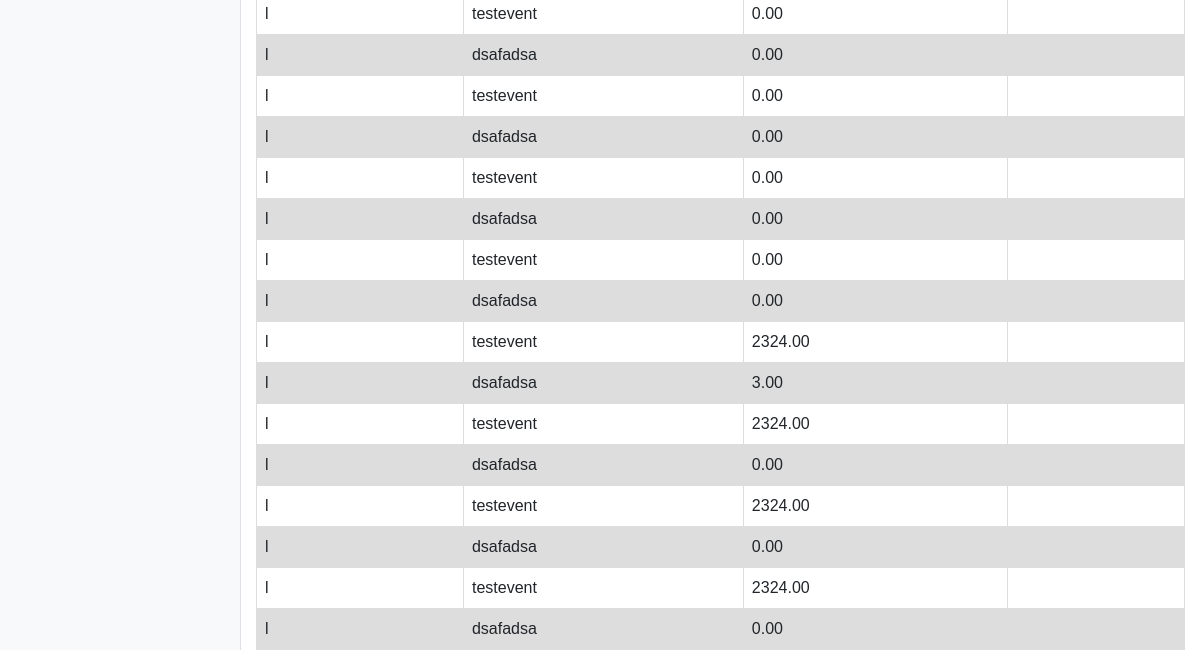
/donations (lower part), run on an earlier commit of the app's database.
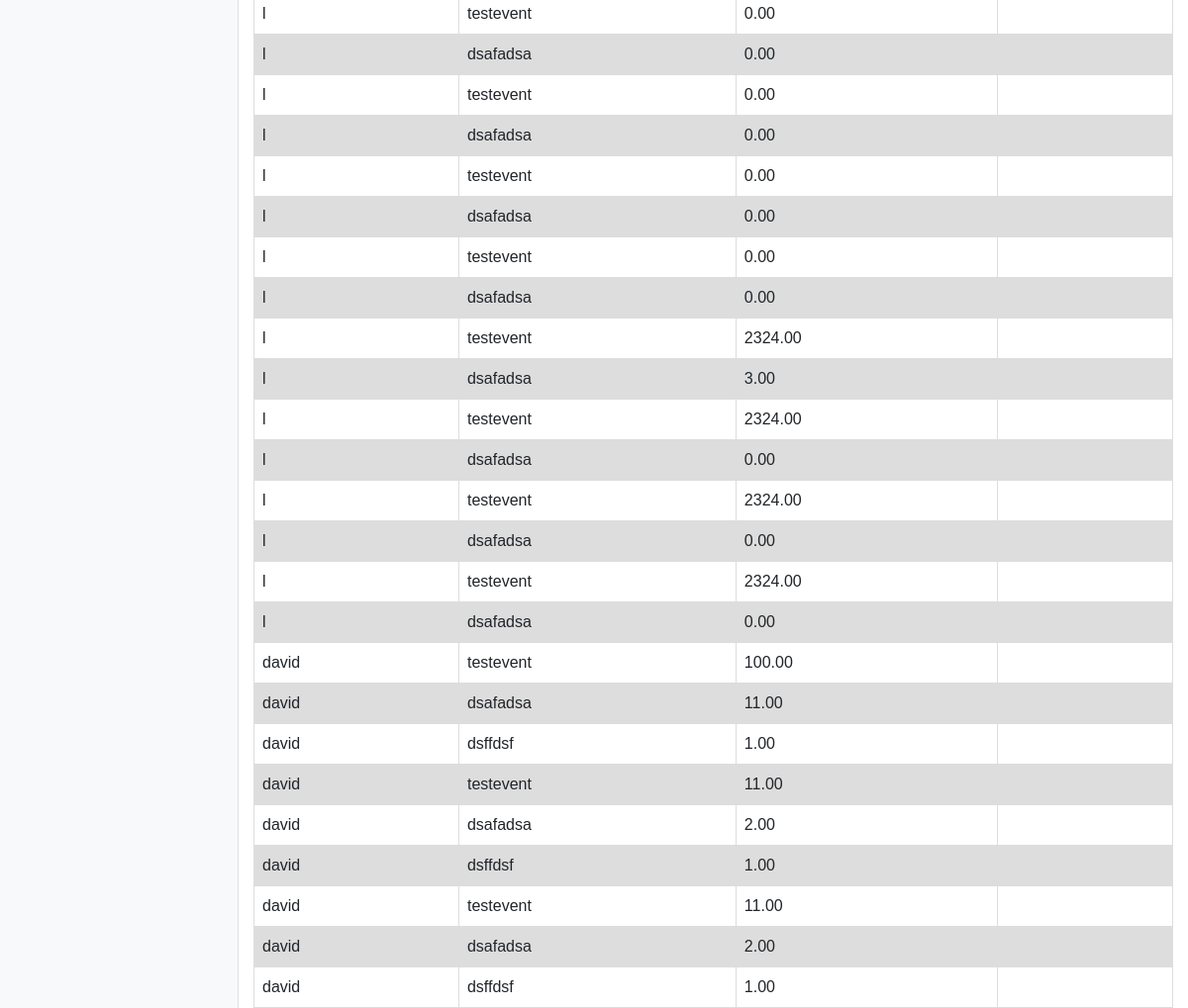
And on a later commit of the database.
### ngo_app/models.py (models this page shows, shortened)
class Donation(models.Model):
    event = models.ForeignKey(Events, on_delete= models.CASCADE)
    donation_amount = models.DecimalField(decimal_places=2, max_digits= 1000000000000000)
    user_data = models.ForeignKey(EventRegistration, on_delete= models.CASCADE)
    is_recurring = models.BooleanField(default=False)
    date_dj_name = models.DateField(null=True, default=date.today())
    is_paid = models.BooleanField(default=False)

class EventRegistration(models.Model):
    first_name = models.CharField(max_length=40)
    last_name = models.CharField(max_length=40)
    cma = models.IntegerField()
    phone = PhoneField(help_text="Contact Number")
    email = models.EmailField()
    address_line1 = models.CharField(max_length=50)
    address_line2 = models.CharField(max_length=50, null=True)
    city = models.CharField(max_length=100)
    state_code = models.CharField(max_length=2)
    zip = models.CharField(max_length=8)
    country = models.CharField(max_length=30)
    urbanization = models.CharField(max_length=30)
    user_user_model = models.ForeignKey(User, null=True, on_delete=models.SET_NULL, default=None)

class Events(models.Model):
    name = models.CharField(max_length=40)
    type = models.CharField(max_length=30)
    status = models.CharField(max_length=10, default='Active')
    def __str__(self):
        return str(self.name)

### ngo_app/views.py (the view)
# urls.py: path("donations", views.ListDonations.as_view()),
class ListDonations(ListView):
    queryset = Donation.objects.all()
    template_name = "AdminTableForDonations.html"

### ngo_app/templatetags/filters.py (called while the page is built)
@register.filter(name='has_group')
def has_group(user, group_name):
    return user.groups.filter(name=group_name).exists()

### templates/AdminTableForDonations.html (shortened to what this page needs)
<!DOCTYPE html>
<html lang="en">
{% load filters  %}
<head>
  {% load static %}
  <link href="{% static 'AdminTable/vendor/bootstrap/css/bootstrap.min.css' %}" rel="stylesheet">
  <link href="{% static 'AdminTable/css/simple-sidebar.css' %}" rel="stylesheet">
</head>
<body>
  <div class="d-flex" id="wrapper" >
    <div class="bg-light border-right" id="sidebar-wrapper">
    </div>
    <div id="page-content-wrapper">
      <div class="container-fluid">
        <table>
          {% for item in object_list %}
          <tr>
            <td>{{ item.user_data.first_name }}</td>
            <td>{{ item.event }}</td>
            <td>{{ item.donation_amount }}</td>
            <td>{{ item.date }}</td>
          </tr>
          {% endfor %}
        </table>
      </div>
    </div>
  </div>
</body>
</html>

### ngo_app/static/AdminTable/css/simple-sidebar.css (style rules this page uses)
body { overflow-x: hidden; }
#sidebar-wrapper { min-height: 100vh; margin-left: -15rem; -webkit-transition: margin .25s ease-out; -moz-transition: margin .25s ease-out; -o-transition: margin .25s ease-out; transition: margin .25s ease-out; }
#page-content-wrapper { min-width: 100vw; }
@media (min-width: 768px) { #sidebar-wrapper { margin-left: 0; } }
@media (min-width: 768px) { #page-content-wrapper { min-width: 0; width: 100%; } }

### templates/AdminTableForDonations.html (style rules this page uses)
table { font-family: arial, sans-serif; border-collapse: collapse; width: 100%; }

What changed in the data, as far as the page shows it:
added Donation: user_data.first_name "david", event "testevent", donation_amount "100.00"
added Donation: user_data.first_name "david", event "dsafadsa", donation_amount "11.00"
added Donation: user_data.first_name "david", event "dsffdsf", donation_amount "1.00"
added Donation: user_data.first_name "david", event "testevent", donation_amount "11.00"
added Donation: user_data.first_name "david", event "dsafadsa", donation_amount "2.00"
added Donation: user_data.first_name "david", event "dsffdsf", donation_amount "1.00"
added Donation: user_data.first_name "david", event "testevent", donation_amount "11.00"
added Donation: user_data.first_name "david", event "dsafadsa", donation_amount "2.00"
added Donation: user_data.first_name "david", event "dsffdsf", donation_amount "1.00"
